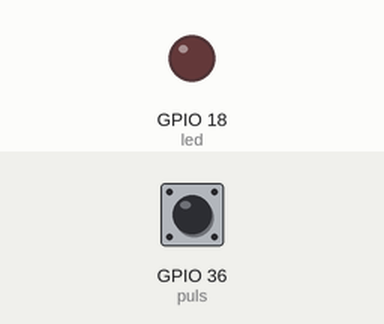
Simulated run of this program. Board: ESP32. On the bench: output pins drawn as LEDs (lit = HIGH). The test bench sets the inputs (shaded band); at power-on: GPIO 36 (puls) HIGH. What the program prints to the serial monitor is not drawn.

Above: at 1.2 s.
1.3 s: GPIO 36 (puls) pulled LOW for 1 s
At 2.1 s:
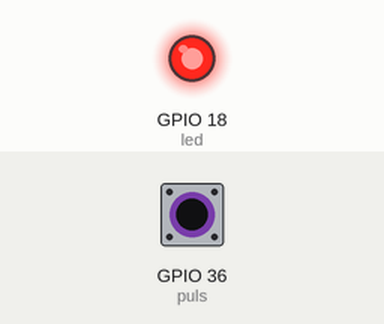
5.3 s: GPIO 36 (puls) pulled LOW for 0.15 s
At 6.1 s:
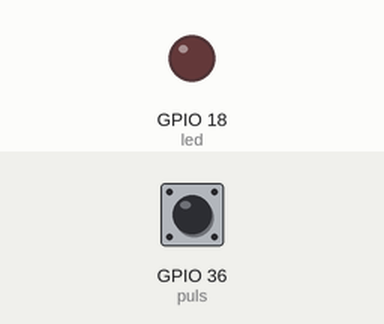
Timing chart, 0 to 8.3 s (numbered marks = the images above; inputs shaded):
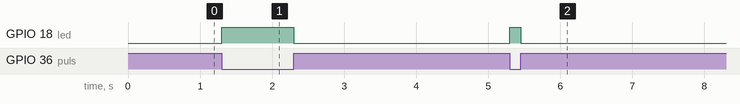

The program:

main.cpp
```cpp
#include <Arduino.h>
#include <Ticker.h>

#define puls 36
#define led 18

bool touch = 0;
Ticker ledTicker;

void setup(){
    Serial.begin(115200);
    pinMode(led, OUTPUT);
    pinMode(puls, INPUT_PULLUP);
    // Configura el temporizador para que llame a la función blinkLed cada 500 ms
    ledTicker.attach(0.5, blinkLed);
}

void loop(){
    touch = digitalRead(puls);
    if (touch == LOW){
        digitalWrite(led, HIGH);
        Serial.println("prendido");
    }else{
        digitalWrite(led, LOW);
        Serial.println("apagado");
    }
}

void blinkLed(){
    static bool ledState = LOW;
    // Invierte el estado del LED cada vez que se llama a esta función
    ledState = !ledState;
    digitalWrite(led, ledState);
}
```

Measured:
- after the input at 1.3 s, GPIO 18 (led): LOW → HIGH at once, → LOW 1.0 s later
- after the input at 5.3 s, GPIO 18 (led): LOW → HIGH at once, → LOW 0.15 s later
